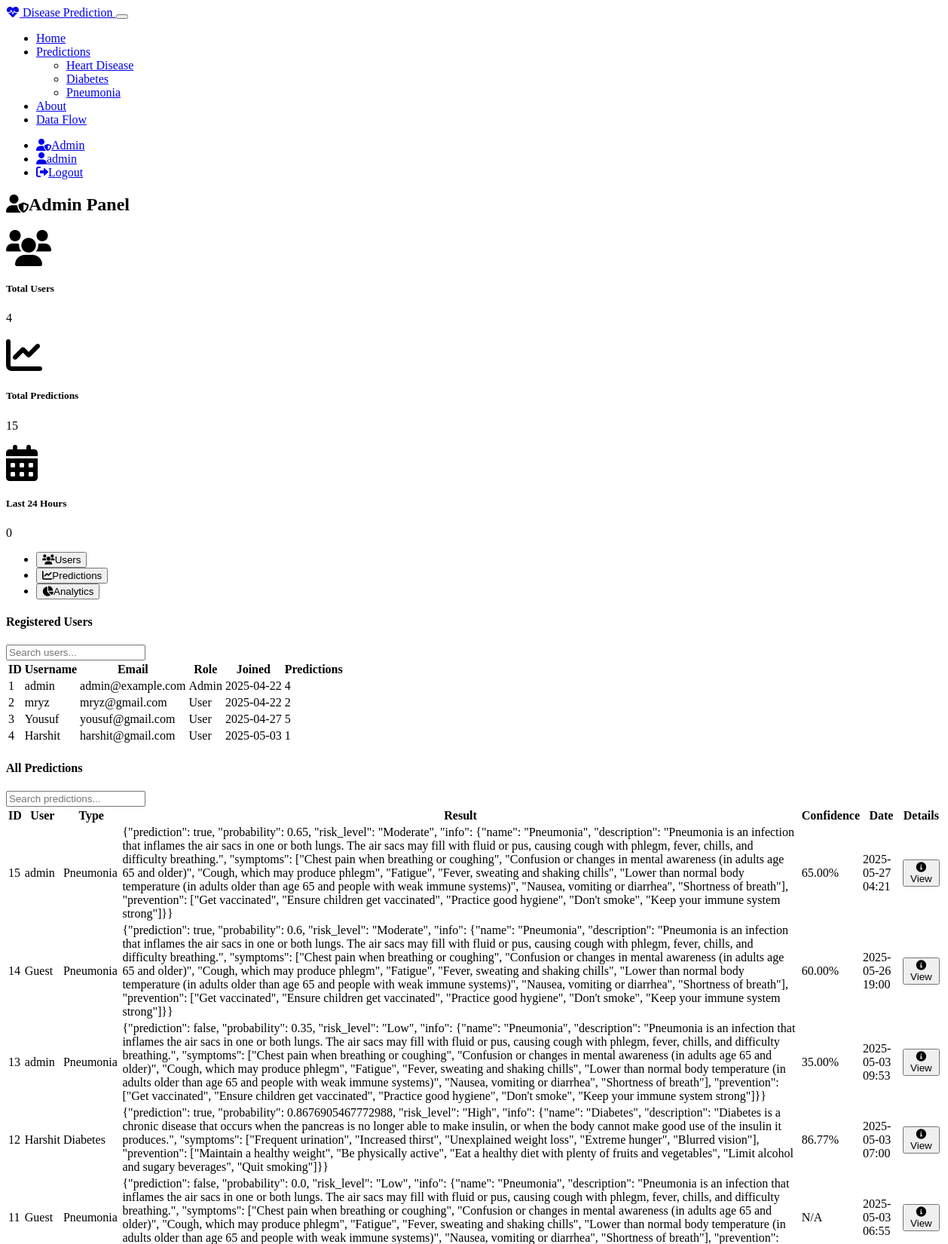
The page /admin (signed in, upper part) on the database its author committed.
### models.py (models this page shows, shortened)
class User(db.Model, UserMixin):
    id = db.Column(db.Integer, primary_key=True)
    username = db.Column(db.String(64), unique=True, nullable=False)
    email = db.Column(db.String(120), unique=True, nullable=False)
    password_hash = db.Column(db.String(256))
    is_admin = db.Column(db.Boolean, default=False)
    created_at = db.Column(db.DateTime, default=datetime.utcnow)
    predictions = db.relationship('Prediction', backref='user', lazy=True)

class Prediction(db.Model):
    id = db.Column(db.Integer, primary_key=True)
    user_id = db.Column(db.Integer, db.ForeignKey('user.id'), nullable=True)
    prediction_type = db.Column(db.String(50), nullable=False)  # 'heart', 'diabetes', 'pneumonia'
    result = db.Column(db.String(100), nullable=False)
    confidence = db.Column(db.Float, nullable=True)
    input_data = db.Column(db.Text, nullable=False)  # Store JSON of input parameters
    created_at = db.Column(db.DateTime, default=datetime.utcnow)

### routes.py (the view)
@app.route('/admin')
@login_required
def admin():
    if not current_user.is_admin:
        flash('Access denied. Admin privileges required.', 'danger')
        return redirect(url_for('index'))
    users = User.query.all()
    predictions = Prediction.query.order_by(Prediction.created_at.desc()).all()
    from datetime import datetime, timedelta
    now_minus_24h = datetime.utcnow() - timedelta(days=1)
    return render_template('admin.html', users=users, predictions=predictions, now_minus_24h=now_minus_24h)

### models.py (called while the page is built)
@login_manager.user_loader
def load_user(user_id):
    return User.query.get(int(user_id))

### templates/admin.html (shortened to what this page needs)
{% extends "base.html" %}
{% block content %}
<div class="container py-5">
    <div class="row">
        <div class="col-md-12">
            <div class="card bg-dark mb-4">
                <div class="card-header bg-dark">
                    <h2>
                        <i class="fas fa-user-shield me-2"></i>Admin Panel
                    </h2>
                </div>
                <div class="card-body">
                    <div class="row">
                        <div class="col-md-4">
                            <div class="card bg-secondary mb-3">
                                <div class="card-body text-center">
                                    <i class="fas fa-users fa-3x mb-3"></i>
                                    <h5 class="card-title">Total Users</h5>
                                    <p class="card-text display-4">{{ users|length }}</p>
                                </div>
                            </div>
                        </div>
                        <div class="col-md-4">
                            <div class="card bg-secondary mb-3">
                                <div class="card-body text-center">
                                    <i class="fas fa-chart-line fa-3x mb-3"></i>
                                    <h5 class="card-title">Total Predictions</h5>
                                    <p class="card-text display-4">{{ predictions|length }}</p>
                                </div>
                            </div>
                        </div>
                        <div class="col-md-4">
                            <div class="card bg-secondary mb-3">
                                <div class="card-body text-center">
                                    <i class="fas fa-calendar-alt fa-3x mb-3"></i>
                                    <h5 class="card-title">Last 24 Hours</h5>
                                    {% set recent_predictions = predictions|selectattr('created_at', 'ge', now_minus_24h)|list %}
                                    <p class="card-text display-4">{{ recent_predictions|length }}</p>
                                </div>
                            </div>
                        </div>
                    </div>
                </div>
            </div>
            <ul class="nav nav-tabs mb-4" id="adminTabs" role="tablist">
                <li class="nav-item" role="presentation">
                    <button class="nav-link active" id="users-tab" data-bs-toggle="tab" data-bs-target="#users" type="button" role="tab" aria-controls="users" aria-selected="true">
                        <i class="fas fa-users me-2"></i>Users
                    </button>
                </li>
                <li class="nav-item" role="presentation">
                    <button class="nav-link" id="predictions-tab" data-bs-toggle="tab" data-bs-target="#predictions" type="button" role="tab" aria-controls="predictions" aria-selected="false">
                        <i class="fas fa-chart-line me-2"></i>Predictions
                    </button>
                </li>
                <li class="nav-item" role="presentation">
                    <button class="nav-link" id="analytics-tab" data-bs-toggle="tab" data-bs-target="#analytics" type="button" role="tab" aria-controls="analytics" aria-selected="false">
                        <i class="fas fa-chart-pie me-2"></i>Analytics
                    </button>
                </li>
            </ul>
            <div class="tab-content">
                <div class="tab-pane fade show active" id="users" role="tabpanel" aria-labelledby="users-tab">
                    <div class="card bg-dark">
                        <div class="card-header d-flex justify-content-between align-items-center">
                            <h4 class="mb-0">Registered Users</h4>
                            <input type="text" id="userSearch" class="form-control w-25" placeholder="Search users...">
                        </div>
                        <div class="card-body">
                            <div class="table-responsive">
                                <table class="table table-dark table-hover" id="usersTable">
                                    <thead>
                                        <tr>
                                            <th>ID</th>
                                            <th>Username</th>
                                            <th>Email</th>
                                            <th>Role</th>
                                            <th>Joined</th>
                                            <th>Predictions</th>
                                        </tr>
                                    </thead>
                                    <tbody>
                                        {% for user in users %}
                                        <tr>
                                            <td>{{ user.id }}</td>
                                            <td>{{ user.username }}</td>
                                            <td>{{ user.email }}</td>
                                            <td>
                                                {% if user.is_admin %}
                                                <span class="badge bg-danger">Admin</span>
                                                {% else %}
                                                <span class="badge bg-primary">User</span>
                                                {% endif %}
                                            </td>
                                            <td>{{ user.created_at.strftime('%Y-%m-%d') }}</td>
                                            <td>
                                                {% set user_predictions = predictions|selectattr('user_id', 'equalto', user.id)|list %}
                                                {{ user_predictions|length }}
                                            </td>
                                        </tr>
                                        {% endfor %}
                                    </tbody>
                                </table>
                            </div>
                        </div>
                    </div>
                </div>
                <div class="tab-pane fade" id="predictions" role="tabpanel" aria-labelledby="predictions-tab">
                    <div class="card bg-dark">
                        <div class="card-header d-flex justify-content-between align-items-center">
                            <h4 class="mb-0">All Predictions</h4>
                            <input type="text" id="predictionSearch" class="form-control w-25" placeholder="Search predictions...">
                        </div>
                        <div class="card-body">
                            <div class="table-responsive">
                                <table class="table table-dark table-hover" id="predictionsTable">
                                    <thead>
                                        <tr>
                                            <th>ID</th>
                                            <th>User</th>
                                            <th>Type</th>
                                            <th>Result</th>
                                            <th>Confidence</th>
                                            <th>Date</th>
                                            <th>Details</th>
                                        </tr>
                                    </thead>
                                    <tbody>
                                        {% for prediction in predictions %}
                                        <tr>
                                            <td>{{ prediction.id }}</td>
                                            <td>
                                                {% if prediction.user_id %}
                                                    {% set pred_user = users|selectattr('id', 'equalto', prediction.user_id)|first %}
                                                    {% if pred_user %}
                                                        {{ pred_user.username }}
                                                    {% else %}
                                                        Unknown
                                                    {% endif %}
                                                {% else %}
                                                    Guest
                                                {% endif %}
                                            </td>
                                            <td>
                                                {% if prediction.prediction_type == 'heart' %}
                                                    <span class="badge bg-danger">Heart Disease</span>
                                                {% elif prediction.prediction_type == 'diabetes' %}
                                                    <span class="badge bg-warning">Diabetes</span>
                                                {% elif prediction.prediction_type == 'pneumonia' %}
                                                    <span class="badge bg-info">Pneumonia</span>
                                                {% endif %}
                                            </td>
                                            <td>{{ prediction.result }}</td>
                                            <td>
                                                {% if prediction.confidence %}
                                                    {{ "%.2f"|format(prediction.confidence * 100) }}%
                                                {% else %}
                                                    N/A
                                                {% endif %}
                                            </td>
                                            <td>{{ prediction.created_at.strftime('%Y-%m-%d %H:%M') }}</td>
                                            <td>
                                                <button type="button" class="btn btn-sm btn-outline-info" data-bs-toggle="modal" data-bs-target="#adminPredModal{{ prediction.id }}">
                                                    <i class="fas fa-info-circle"></i> View
                                                </button>
                                            </td>
                                        </tr>
                                        {% endfor %}
                                    </tbody>
                                </table>
                            </div>
                        </div>
                    </div>
                </div>
            </div>
        </div>
    </div>
</div>
{% endblock %}

### templates/base.html (shortened to what this page needs)
<!DOCTYPE html>
<html lang="en" data-bs-theme="dark">
<head>
    <link href="https://cdn.replit.com/agent/bootstrap-agent-dark-theme.min.css" rel="stylesheet">
    <link href="https://cdnjs.cloudflare.com/ajax/libs/font-awesome/6.0.0-beta3/css/all.min.css" rel="stylesheet">
    <link href="{{ url_for('static', filename='css/custom.css') }}" rel="stylesheet">
</head>
<body>
    <nav class="navbar navbar-expand-lg navbar-dark bg-dark">
        <div class="container">
            <a class="navbar-brand" href="{{ url_for('index') }}">
                <i class="fas fa-heartbeat text-danger me-2"></i>
                Disease Prediction
            </a>
            <button class="navbar-toggler" type="button" data-bs-toggle="collapse" data-bs-target="#navbarNav">
            </button>
            <div class="collapse navbar-collapse" id="navbarNav">
                <ul class="navbar-nav me-auto">
                    <li class="nav-item">
                        <a class="nav-link" href="{{ url_for('index') }}">Home</a>
                    </li>
                    <li class="nav-item dropdown">
                        <a class="nav-link dropdown-toggle" href="#" id="predictionsDropdown" role="button" data-bs-toggle="dropdown">
                            Predictions
                        </a>
                        <ul class="dropdown-menu">
                            <li><a class="dropdown-item" href="{{ url_for('heart_disease') }}">Heart Disease</a></li>
                            <li><a class="dropdown-item" href="{{ url_for('diabetes') }}">Diabetes</a></li>
                            <li><a class="dropdown-item" href="{{ url_for('pneumonia') }}">Pneumonia</a></li>
                        </ul>
                    </li>
                    <li class="nav-item">
                        <a class="nav-link" href="{{ url_for('about') }}">About</a>
                    </li>
                    <li class="nav-item">
                        <a class="nav-link" href="{{ url_for('data_flow') }}">Data Flow</a>
                    </li>
                </ul>
                <ul class="navbar-nav ms-auto">
                    {% if current_user.is_authenticated %}
                        {% if current_user.is_admin %}
                        <li class="nav-item">
                            <a class="nav-link" href="{{ url_for('admin') }}">
                                <i class="fas fa-user-shield me-1"></i>Admin
                            </a>
                        </li>
                        {% endif %}
                        <li class="nav-item">
                            <a class="nav-link" href="{{ url_for('profile') }}">
                                <i class="fas fa-user me-1"></i>{{ current_user.username }}
                            </a>
                        </li>
                        <li class="nav-item">
                            <a class="nav-link" href="{{ url_for('logout') }}">
                                <i class="fas fa-sign-out-alt me-1"></i>Logout
                            </a>
                        </li>
                    {% endif %}
                </ul>
            </div>
        </div>
    </nav>
    <main>
        {% block content %}{% endblock %}
    </main>
</body>
</html>

### rows shown on the page
User: username "admin", id "1", email "admin@example.com", is_admin "Admin", created_at "2025-04-22", user_predictions "4"
User: id "2", username "mryz", email "mryz@gmail.com", is_admin "User", created_at "2025-04-22", user_predictions "2"
User: id "3", username "Yousuf", email "yousuf@gmail.com", is_admin "User", created_at "2025-04-27", user_predictions "5"
User: id "4", username "Harshit", email "harshit@gmail.com", is_admin "User", created_at "2025-05-03", user_predictions "1"
Prediction: id "15", prediction_type "Pneumonia", result "{\"prediction\": true, \"probability\": 0.65, \"risk_level\": \"Moderate\", \"info\": {\"name\": \"Pneumonia\", \"description\": \"Pneumonia is an infection that inflames the air sacs in one or both lungs. The air sacs may fill with fluid or pus, causing cough with phlegm, fever, chills, and difficulty breathing.\", \"symptoms\": [\"Chest pain when breathing or coughing\", \"Confusion or changes in mental awareness (in adults age 65 and older)\", \"Cough, which may produce phlegm\", \"Fatigue\", \"Fever, sweating and shaking chills\", \"Lower than normal body temperature (in adults older than age 65 and people with weak immune systems)\", \"Nausea, vomiting or diarrhea\", \"Shortness of breath\"], \"prevention\": [\"Get…", prediction.confidence*100 "65.00", created_at "2025-05-27 04:21"
Prediction: id "14", shows "Guest", prediction_type "Pneumonia", result "{\"prediction\": true, \"probability\": 0.6, \"risk_level\": \"Moderate\", \"info\": {\"name\": \"Pneumonia\", \"description\": \"Pneumonia is an infection that inflames the air sacs in one or both lungs. The air sacs may fill with fluid or pus, causing cough with phlegm, fever, chills, and difficulty breathing.\", \"symptoms\": [\"Chest pain when breathing or coughing\", \"Confusion or changes in mental awareness (in adults age 65 and older)\", \"Cough, which may produce phlegm\", \"Fatigue\", \"Fever, sweating and shaking chills\", \"Lower than normal body temperature (in adults older than age 65 and people with weak immune systems)\", \"Nausea, vomiting or diarrhea\", \"Shortness of breath\"], \"prevention\": [\"Get…", prediction.confidence*100 "60.00", created_at "2025-05-26 19:00"
Prediction: id "13", prediction_type "Pneumonia", result "{\"prediction\": false, \"probability\": 0.35, \"risk_level\": \"Low\", \"info\": {\"name\": \"Pneumonia\", \"description\": \"Pneumonia is an infection that inflames the air sacs in one or both lungs. The air sacs may fill with fluid or pus, causing cough with phlegm, fever, chills, and difficulty breathing.\", \"symptoms\": [\"Chest pain when breathing or coughing\", \"Confusion or changes in mental awareness (in adults age 65 and older)\", \"Cough, which may produce phlegm\", \"Fatigue\", \"Fever, sweating and shaking chills\", \"Lower than normal body temperature (in adults older than age 65 and people with weak immune systems)\", \"Nausea, vomiting or diarrhea\", \"Shortness of breath\"], \"prevention\": [\"Get vaccinated\",…", prediction.confidence*100 "35.00", created_at "2025-05-03 09:53"
Prediction: id "12", prediction_type "Diabetes", result "{\"prediction\": true, \"probability\": 0.8676905467772988, \"risk_level\": \"High\", \"info\": {\"name\": \"Diabetes\", \"description\": \"Diabetes is a chronic disease that occurs when the pancreas is no longer able to make insulin, or when the body cannot make good use of the insulin it produces.\", \"symptoms\": [\"Frequent urination\", \"Increased thirst\", \"Unexplained weight loss\", \"Extreme hunger\", \"Blurred vision\"], \"prevention\": [\"Maintain a healthy weight\", \"Be physically active\", \"Eat a healthy diet with plenty of fruits and vegetables\", \"Limit alcohol and sugary beverages\", \"Quit smoking\"]}}", prediction.confidence*100 "86.77", created_at "2025-05-03 07:00"
Prediction: id "11", shows "Guest", prediction_type "Pneumonia", confidence "N/A", created_at "2025-05-03 06:55"

### other values the page prints
{{ users|length }} "4"
{{ predictions|length }} "15"
{{ recent_predictions|length }} "0"
